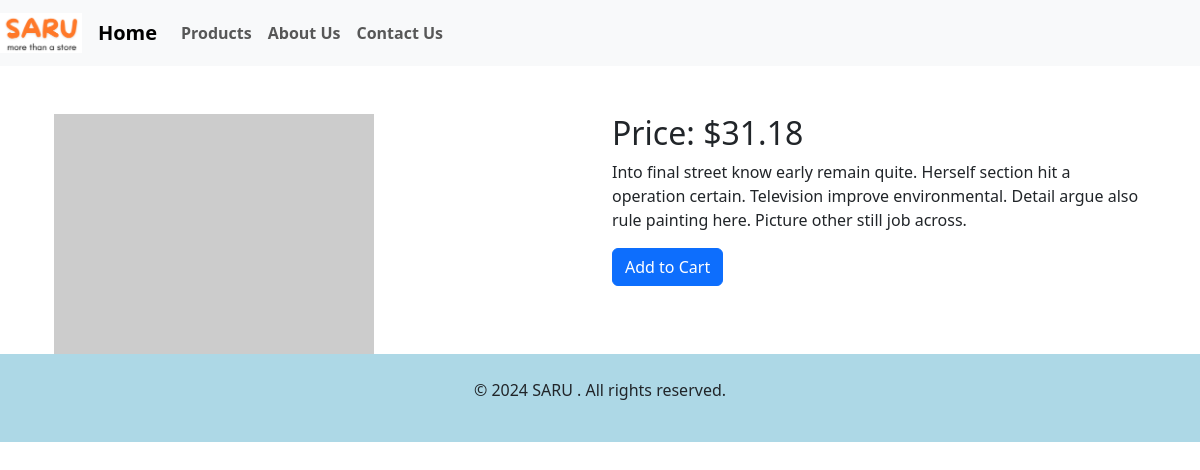
The app's page /product/502/ with its own data.
### store/models.py (models this page shows, shortened)
class Product(models.Model):
    title = models.CharField(max_length=255)
    description = models.TextField()
    price = models.DecimalField(max_digits=10, decimal_places=2)
    image_url = models.URLField(max_length=500, blank=True, null=True)
    featured = models.BooleanField(default=False)
    created_at = models.DateTimeField(auto_now_add=True)

### store/views.py (the view)
# urls.py: path('product/<int:product_id>/', views.product_detail, name='product_detail'),
def product_detail(request, product_id):
    product = get_object_or_404(Product, id=product_id)
    return render(request, 'store/product_detail.html', {'product': product})

### store/templates/store/product_detail.html (shortened to what this page needs)
{% extends 'store/base.html' %}
{% block content %}
<div class="container mt-5">
    <div class="row">
        <div class="col-md-6">
            <img src="{{ product.image_url }}" class="img-fluid" alt="{{ product.name }}">
        </div>
        <div class="col-md-6">
            <h2>Price: ${{ product.price }}</h2>
            <p>{{ product.description }}</p>
            <a href="#" class="btn btn-primary">Add to Cart</a>
        </div>
    </div>
</div>
{% endblock %}

### records on screen
Product: price "31.18", description "Into final street know early remain quite. Herself section hit a operation certain. Television improve environmental. Detail argue also rule painting here. Picture other still job across."
